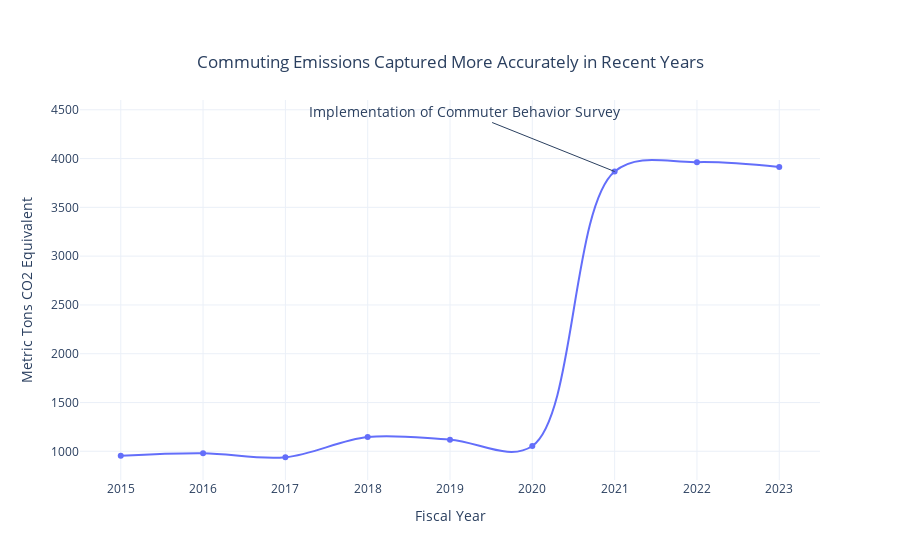

Source (notebook cell):
### Code cell
# Filter data for 'Commuting'
commuting_data = cleaned_totals[cleaned_totals['Source'] == 'Commuting']

# Create a line chart for 'Commuting' emissions over time
commuting_emissions_over_time = px.line(commuting_data, 
                                        x='Fiscal Year', 
                                        y='GHG MTCDE', 
                                        title='Commuting Emissions Captured More Accurately in Recent Years',
                                        template='plotly_white',  # Use the white theme
                                        labels={'GHG MTCDE': 'Metric Tons CO2 Equivalent', 'Fiscal Year': 'Fiscal Year'},  # Improve axis labels
                                        line_shape='spline',  # Use smooth lines
                                        render_mode='svg')  # Use SVG for sharper images
# Add an annotation for 2021 data point
commuting_emissions_over_time.add_annotation(
    x=2021,
    y=commuting_data[commuting_data['Fiscal Year'] == 2021]['GHG MTCDE'].values[0],
    text="Implementation of Commuter Behavior Survey",
    showarrow=True,
    arrowhead=0,
    ax=-150,
    ay=-60,
    font=dict(
        size=14
    )
)

# Add markers to the lines
commuting_emissions_over_time.update_traces(mode='lines+markers')


commuting_emissions_over_time.update_layout(
    title={
        'y':0.9,
        'x':0.5,
        'xanchor': 'center',
        'yanchor': 'top'})

# Show the plot
commuting_emissions_over_time.show()

### Figure 1 — Plotly figure (JSON) as saved in the notebook; plotly's stock layout.template omitted (floating-point values rounded to 4 significant figures)
{"data": [{"hovertemplate": "Fiscal Year=%{x}<br>Metric Tons CO2 Equivalent=%{y}<extra></extra>", "legendgroup": "", "line": {"color": "#636efa", "dash": "solid", "shape": "spline"}, "marker": {"symbol": "circle"}, "mode": "lines+markers", "name": "", "orientation": "v", "showlegend": false, "type": "scatter", "x": [2015, 2016, 2017, 2018, 2019, 2020, 2021, 2022, 2023], "xaxis": "x", "y": [955.7, 980.6, 939.1, 1147.0, 1119.0, 1055.0, 3867.0, 3963.0, 3914.0], "yaxis": "y"}], "layout": {"annotations": [{"arrowhead": 0, "ax": -150, "ay": -60, "font": {"size": 14}, "showarrow": true, "text": "Implementation of Commuter Behavior Survey", "x": 2021, "y": 3867.0}], "legend": {"tracegroupgap": 0}, "title": {"text": "Commuting Emissions Captured More Accurately in Recent Years", "x": 0.5, "xanchor": "center", "y": 0.9, "yanchor": "top"}, "xaxis": {"anchor": "y", "domain": [0, 1], "title": {"text": "Fiscal Year"}}, "yaxis": {"anchor": "x", "domain": [0, 1], "title": {"text": "Metric Tons CO2 Equivalent"}}}}
